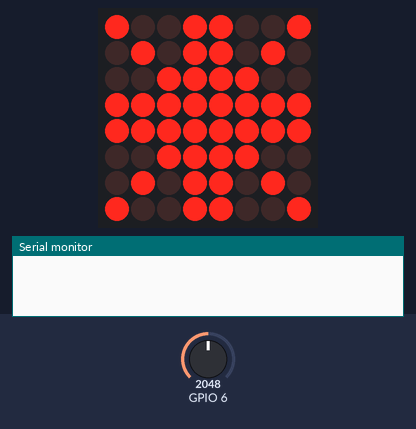
Recording of a sketch running on a simulated ESP32-S3. Shown: 8×8 LED matrix, the last lines printed to the serial monitor. The test bench sets the inputs (shaded band); at power-on: GPIO 6 = 2048.

Above: at 0.1 s.
At 60.9 s:
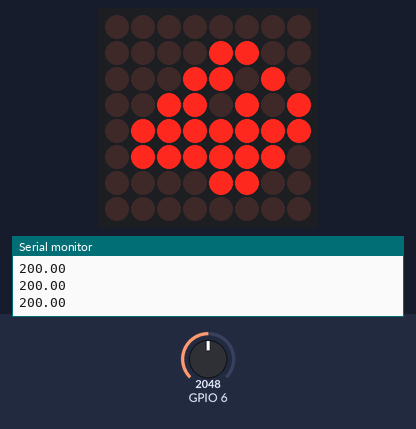
At 121.3 s:
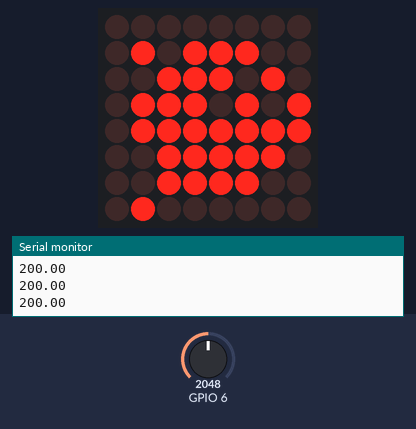

The sketch:

Sensor_de_Gas.ino
```cpp
/*
 * Fundacion Kinal
 * Centro educativo tecnico laboral Kinal
 * Perito en electonica
 * Quinto perito
 * EB5AM
 * Taller de electronica digital y reparacion de computadoras
 * Nombre: Francisco Barillas
 * Carnet: 2019376
*/

//Incluyo Librerias
#include <LedControl.h>
#include <Ticker.h>

//Directivas de preprocesador
#define DIN 2
#define CLK 3
#define CS 4
#define Sensor 6

//Constructores
void Lectura_Gas();
LedControl Led_Chisco = LedControl(DIN,CLK,CS,1);
Ticker ISR_Gas(Lectura_Gas, 5000);

//Funciones
void Salidas();
void Valor_Gas();
void Actualizacion();
void Animacion();

//Variables
const int ancho_matriz = 8;
const int alto_matriz = 8;
float gas;
float propano;

byte Fuego[8] =
{
B00001000,
B00001100,
B00011100,
B00111100,
B01101110,
B01011110,
B00101100,
B00011000
};
byte Fuego2[8] =
{
B01001001,
B01011001,
B00111110,
B01111110,
B01101110,
B01011110,
B00101100,
B00011000
};
byte Copo_Nieve[8] =
{
B10011001,
B01011010,
B00111100,
B11111111,
B11111111,
B00111100,
B01011010,
B10011001
};

void setup()
{
  Salidas();
}

void loop()
{
  Valor_Gas();
  Actualizacion();
  Animacion();
}

//
void Salidas()
{
  Led_Chisco.shutdown(0, false);
  Led_Chisco.setIntensity(0, 15);
  Led_Chisco.clearDisplay(0);
  pinMode(6, INPUT);
  ISR_Gas.start();
  Serial.begin(9600);
}

//
void Actualizacion()
{
  ISR_Gas.update();
}


//
void Valor_Gas()
{
  if (propano > 60)
  {
  Animacion();
  }
  else {
  for (int i = 0; i < alto_matriz; i++) {
  Led_Chisco.setColumn(0, i, Copo_Nieve[i]);
  }
  }
  delay(1000);
}

//
void Lectura_Gas(){
  int suma =0;
  for(int i = 0; i < 5; i++){
  gas = map(analogRead(6),0,1023,0,100);
  suma = suma + gas;
  delay(100);
  }
  propano = suma/5;
  Serial.println(gas);
}

//
void Animacion()
{
  Led_Chisco.clearDisplay(0);
  for(int t = 0; t<5;t++){
  for (int i = alto_matriz; i > 0; i--) {
  Led_Chisco.setColumn(0, i, Fuego[i]);
  }
  delay(500);

  for (int i = alto_matriz; i > 0; i--) {
  Led_Chisco.setColumn(0, i, Fuego2[i]);
  }
  delay(500);
}
}
```

Measured:
- what the display in image 1 shows lasts 0.5 s, from 60.9 s to 61.4 s
- what the display in image 2 shows lasts 2.0 s, from 121.2 s to 123.2 s
